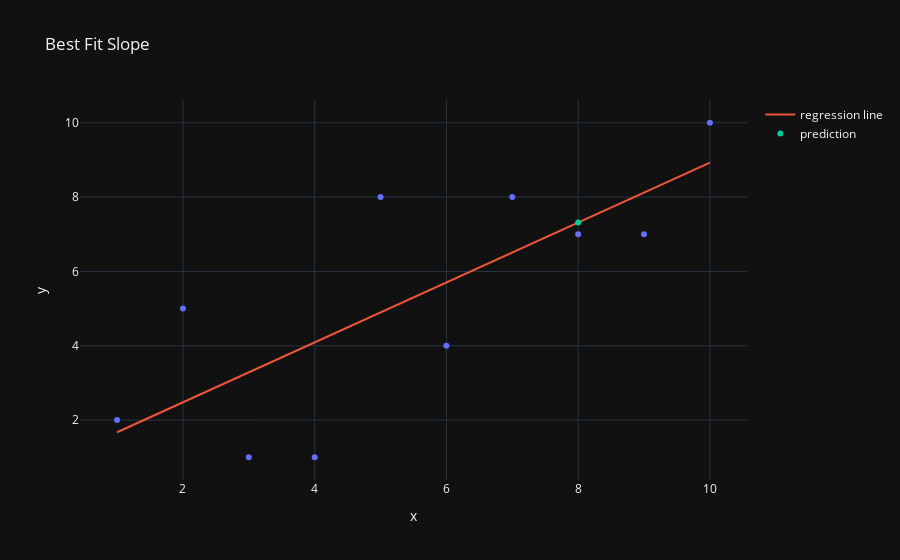

Notebook cell for this chart:
### Code cell
plot = px.scatter(x=xs, y=ys, title="Best Fit Slope", template="plotly_dark")
plot.add_scatter(x=xs, y=regression_line, mode="lines", name="regression line")
plot.add_scatter(x=[predict_x], y=[predict_y], mode="markers", name="prediction")
plot.show()

### Figure 1 — Plotly figure (JSON) as saved in the notebook; plotly's stock layout.template omitted (floating-point values rounded to 4 significant figures)
{"data": [{"hovertemplate": "x=%{x}<br>y=%{y}<extra></extra>", "legendgroup": "", "marker": {"color": "#636efa", "symbol": "circle"}, "mode": "markers", "name": "", "orientation": "v", "showlegend": false, "type": "scatter", "x": [1, 2, 3, 4, 5, 6, 7, 8, 9, 10], "xaxis": "x", "y": [2, 5, 1, 1, 8, 4, 8, 7, 7, 10], "yaxis": "y"}, {"mode": "lines", "name": "regression line", "type": "scatter", "x": [1, 2, 3, 4, 5, 6, 7, 8, 9, 10], "y": [1.673, 2.479, 3.285, 4.091, 4.897, 5.703, 6.509, 7.315, 8.121, 8.927]}, {"mode": "markers", "name": "prediction", "type": "scatter", "x": [8], "y": [7.315]}], "layout": {"legend": {"tracegroupgap": 0}, "title": {"text": "Best Fit Slope"}, "xaxis": {"anchor": "y", "domain": [0, 1], "title": {"text": "x"}}, "yaxis": {"anchor": "x", "domain": [0, 1], "title": {"text": "y"}}}}
